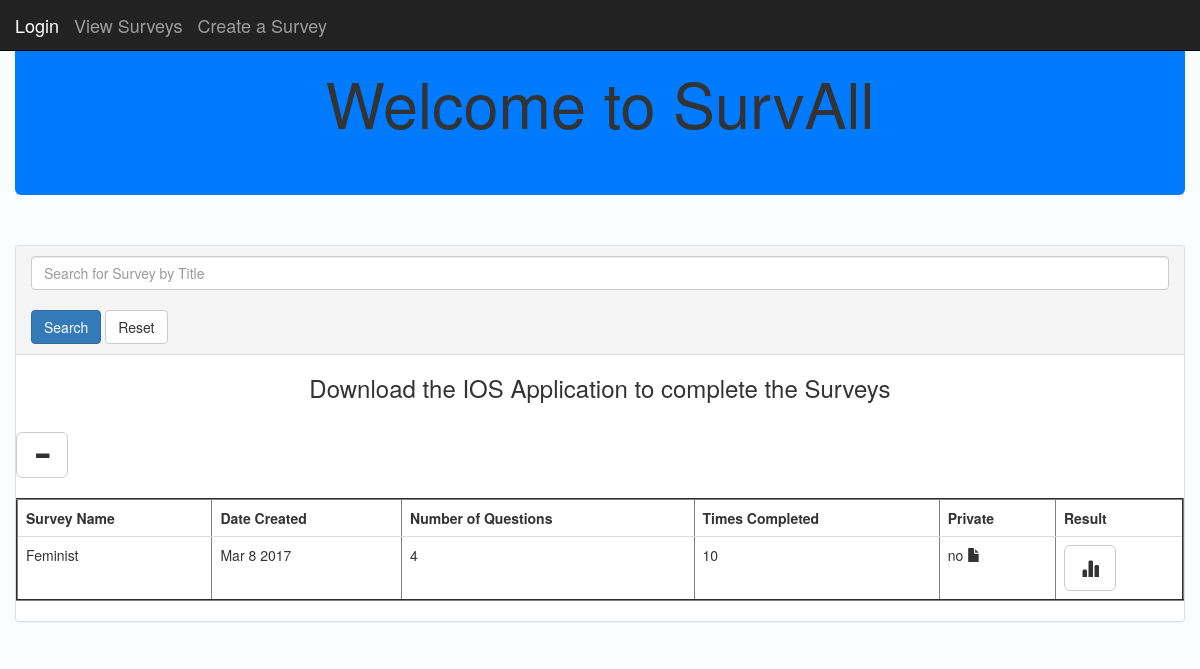
The app's page /, older data.
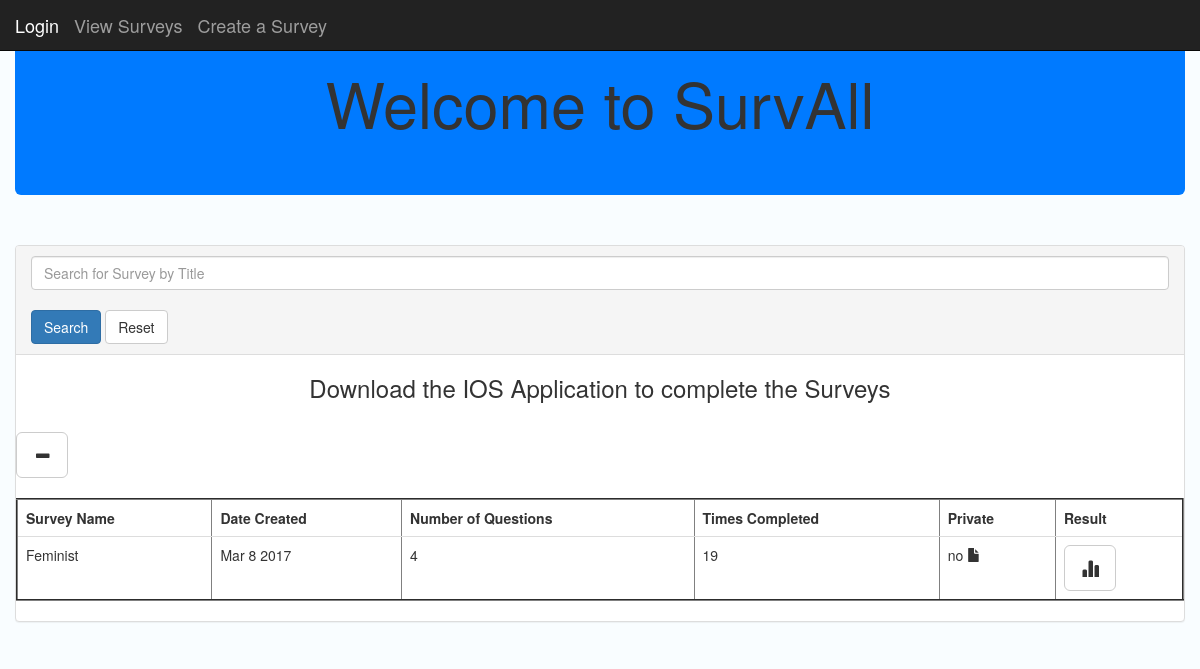
The same page, newer data.
### posts/models.py (models this page shows, shortened)
class Post(models.Model):
	title = models.CharField(max_length = 250)
	dateSurvCreated = models.DateTimeField()
	numOfQuestions = models.IntegerField( default = '1')
	numOfTimesCompleted = models.IntegerField( default = '1')
	private = models.CharField(max_length = 250, default = "no")
	passcode = models.CharField(max_length = 250, default = "code")
	def dateFormat(self):
		return self.dateSurvCreated.strftime('%b %e %Y')

### posts/views.py (the view)
# urls.py: 2. Add a URL to urlpatterns:  url(r'^$', views.home, name='home')
def home(request):
	posts = Post.objects.order_by('title')
	return render(request,'posts/home.html', {'posts':posts})

### posts/templates/posts/home.html (shortened to what this page needs)
<!DOCTYPE html>
<html lang="en">
  <head>
    {% load static %}
    <link rel="stylesheet" href="https://maxcdn.bootstrapcdn.com/bootstrap/3.3.7/css/bootstrap.min.css">
  </head>
	<nav class="navbar navbar-inverse navbar-fixed-top">
  		<div class="container-fluid">
    		<div class="navbar-header">
            <a class="navbar-brand active" href="{% url 'create_survey' %}">Login</a>
      			<a class="navbar-brand" href="{% url 'home' %}">View Surveys</a>
      			<a class="navbar-brand" href="{% url 'create_survey' %}">Create a Survey</a>
    		</div>
      		</div>
	</nav>
  <body style = "background-color: #f9fdff">
 	<div class="container-fluid">
    <div class="jumbotron" style = "background-color: rgb(0,122,255)">
      <h1 class = "text-center">Welcome to SurvAll</h1>
  </div>
    <br />
    <div class="panel panel-default">
    <div class="panel-heading">
    <form action = "{% url 'query_survey' %}" method="post">
    <input type="text" name="search_surveys" id ="search_surveys" class="form-control" placeholder="Search for Survey by Title"></input>
    <br>
      <button class="btn btn-primary btn-default btn">Search</button>
      <button class="btn btn-default btn" action="{% url 'view_survey' %}">Reset</button>
    </form>
    </div>
      <div id="demo" class="collapse in text-center">
        <h3>Download the IOS Application to complete the Surveys</h3>
      </div>
      <br>
      <button class="btn btn-default btn-lg" data-toggle="collapse" data-target="#demo"><span class="glyphicon glyphicon-minus" aria-hidden="true"></span></button>
      <br>
      <br>
      <div id = "tableResults">
			<table style = "background-color: #FFFFFF" class ="table" border='2' name ="survey_table" id = "survey_table">
			    <tr>
               		<th>Survey Name</th>
               		<th>Date Created </th>
               		<th>Number of Questions</th>
               		<th>Times Completed</th>
                  <th>Private</th>
                  <th>Result</th>
               	</tr>
				  {% for post in posts.all %}
				  <tr>
               	<td>{{ post.title }}</td>
               	<td>{{ post.dateFormat }}</td>
                <td>{{ post.numOfQuestions|floatformat:0 }}</td>
               	<td>{{ post.numOfTimesCompleted|floatformat:0 }}</td>
                <td>{{ post.private }}
                {% if post.private == "no" %}
                  <span class ="glyphicon glyphicon glyphicon-file"></span>
                {% endif %}
                </td>
                <td>
                {% if post.private == "no" %}
                <a href="{% url 'post_detail' post.id %}">
                <button class="btn btn-default btn-lg"><span class ="glyphicon glyphicon-stats"></span></button></a>
                </td>
                {% endif %}
          </tr>
          {% endfor %}
			</table>
      </div>
      </div>
      </div>
  </body>
</html>

Row changes from the older to the newer data that the page shows:
changed Post "Feminist": numOfTimesCompleted "10" → "19"
